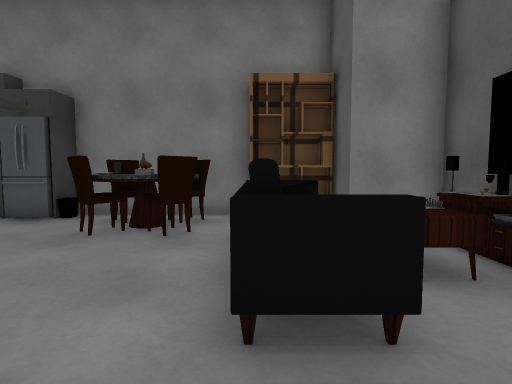
[1] (above)

12 first-person views from a walk through a scene from a Unity 3-D project. The camera is 1.2 m above the floor, tilts 4° down and sees 80° across. The floor is counted in squares, 1 m on a side. Each view is taken from the middle of a square. On the plan, view 1 faces up. The plan holds only what a view shows up to about 13 squares ahead; the rest is blank. The player is left out. Some surface patterns are stand-ins.

[2]
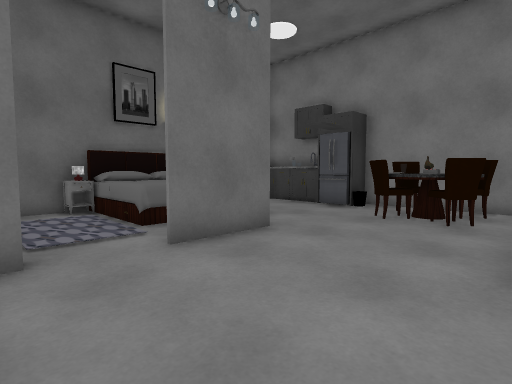

[3]
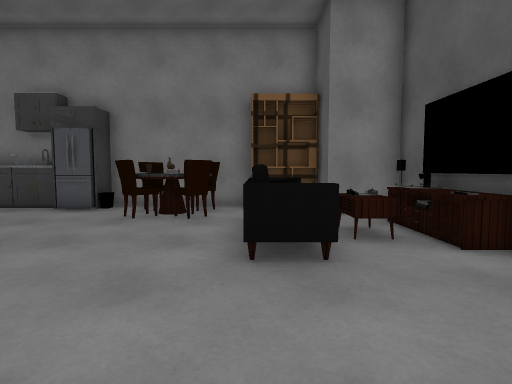

[4]
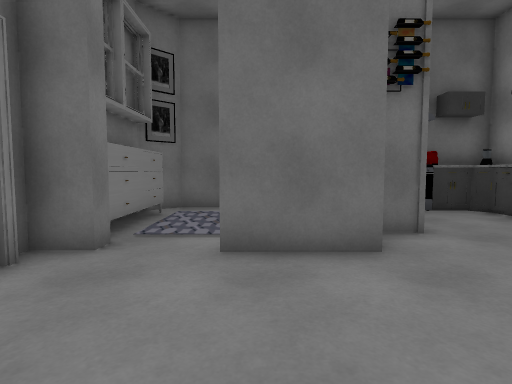

[5]
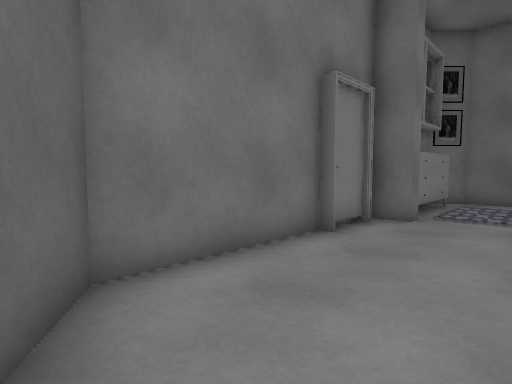

[6]
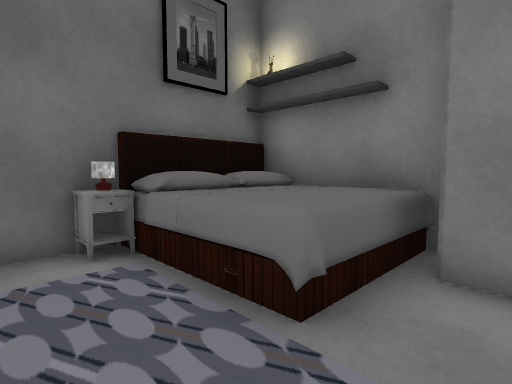

[7]
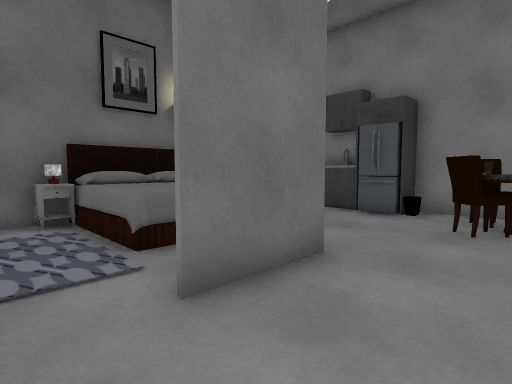

[8]
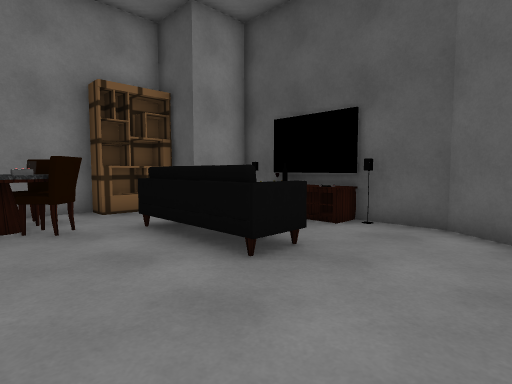

[9]
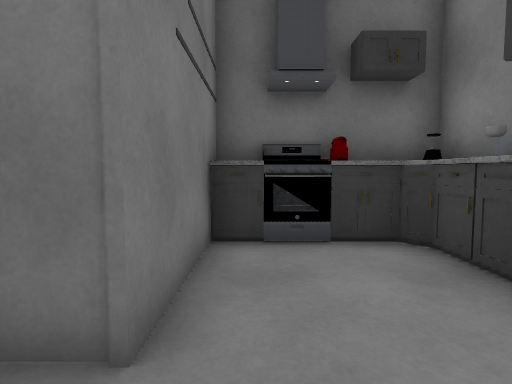

[10]
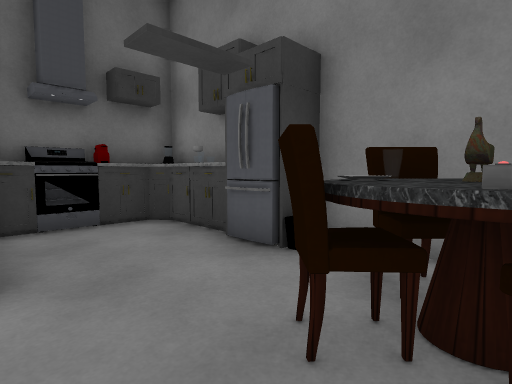

[11]
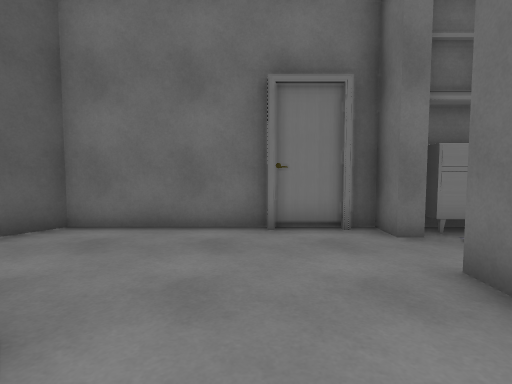

[12]
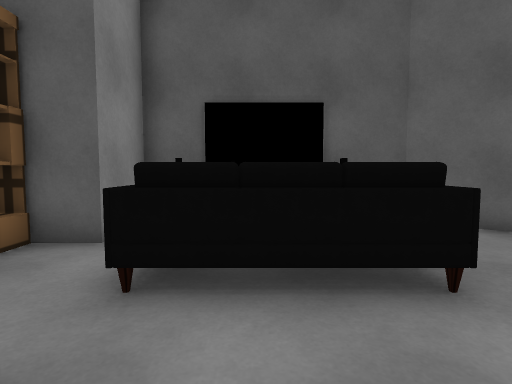

### Floor plan
Key: @ floor where view 1 was taken; # wall or solid block; . floor; ^ raised ledge; C chair; S shelf; F sofa; B bowl; E bed; R rug; T stove; A dresser; O other object.
Columns run from 10 left of view 1 to 4 right of it. Each row starts with its distance up from view 1.
  9 ####O########
  8 O^B OO.COOSS#
  7 O#..O.. OO..###
  6 #T.....COC....O
  5 ^T.....CC.F .OO
  4 #EEE#.....F OOO
  3 #EEE##....F OOO
  2 #EEEE#....F#..O
  1 #RRRR#........#
  0 #.  ......@...#
 -1 #............##
 -2 #AAAA####...##
 -3      #  #####

Positions as (right, up) in squares from view 1, and headings:
1: (0, 0), facing up
2: (0, -2), facing up-left
3: (0, -2), facing up
4: (0, 1), facing left
5: (3, 1), facing down-left
6: (-5, -1), facing up-left
7: (-2, -1), facing up-left
8: (-3, -1), facing up-right
9: (-4, 5), facing left
10: (-2, 4), facing up-left
11: (-2, 4), facing down
12: (-3, 4), facing right
